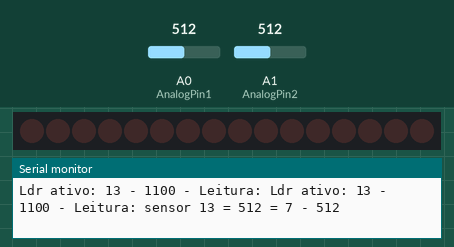
Bench run of a sketch on a simulated Arduino Uno, built with avr-gcc and run on an emulated ATmega328P. On the bench: 16 shift-register outputs drawn as a row of LEDs (first output left, lit = HIGH), the last lines printed to the serial monitor. Wiring (inferred from the names in the program): 2 × shift register (74HC595): data pin 7; shift clock pin 8; latch pin 6. Wiring (inferred from the signals the program sends): row of LEDs: on Q0, Q1, Q2, Q3, Q4, Q5, Q6, Q7, Q8, Q9, Q10, Q11, Q12, Q13, Q14, Q15. The inputs (shaded band) are chosen by the test bench; at power-on: A0 (AnalogPin1) = 512, A1 (AnalogPin2) = 512.

Above: at 1.2 s.
1.3 s: A0 (AnalogPin1) set to 538
3.6 s: A0 (AnalogPin1) set to 558
At 5.3 s:
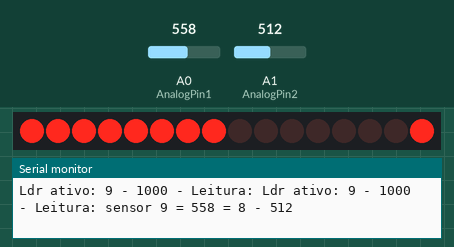
6.6 s: A1 (AnalogPin2) set to 535
9.6 s: A1 (AnalogPin2) set to 557
At 11.7 s:
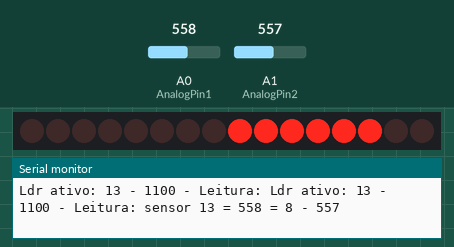
12.6 s: A1 (AnalogPin2) set to 511
At 14.7 s:
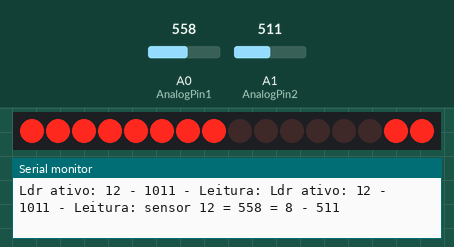
15.6 s: A0 (AnalogPin1) set to 6
At 18.4 s:
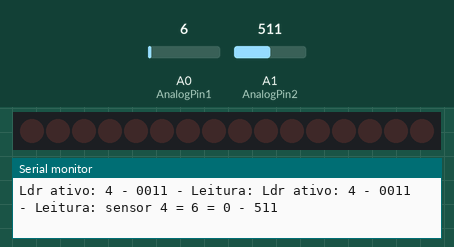
Timing chart, 0 to 19.6 s (numbered marks = the images above; inputs shaded):
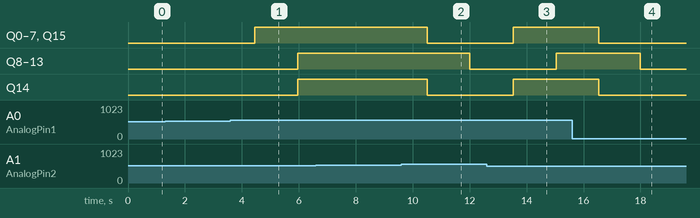

Measured:
- the behaviour switches between 545 and 546 on A0 (AnalogPin1) (found by bisection; images 0 and 1)
- the behaviour switches between 545 and 546 on A1 (AnalogPin2) (found by bisection; images 1 and 2)
- after the input at 3.6 s, Q0–7, Q15: LOW → HIGH after 0.85 s; Q8–14: LOW → HIGH after 2.4 s
- after the input at 9.6 s, Q0–7, Q14, Q15: HIGH → LOW after 0.91 s; Q8–13: HIGH → LOW after 2.4 s
- after the input at 12.6 s, Q0–7, Q14, Q15: LOW → HIGH after 0.93 s; Q8–13: LOW → HIGH after 2.4 s
- after the input at 15.6 s, Q0–7, Q14, Q15: HIGH → LOW after 0.93 s; Q8–13: HIGH → LOW after 2.4 s

The sketch:

PAINEL_05.ino
```cpp
#include <Arduino.h>

/*
Desenvolvido por Alexandre Aravecchia
aravecchia@gmail.com
www.aravecchia.weebly.com
*/

// Apoio: Laboratorio de Garagem - labdegaragem.com
// Agradecimentos a valiosa ajuda dos amigos:
// Almir, Jonatas, Jucelei, Rogerio, Marcelo, Renyer, fredsant, OraculoX, Wiechert (esqueci alguem???)
// alem da tremenda paciencia da minha esposa pra me aguentar falando nisso dia e noite :D

int LATCH = 6;
int DATA = 7;
int CLOCK = 8;
// define os pinos de latch, data e clock do 74HC595 que controlam o display da temperatura do ambiente
int s0 = 9;
int s1 = 10;
int s2 = 11;
int s3 = 12;
//define os pinos de controle do CD-4067 - checar ordem dos pinos definidos no shield
//no esquecer de verificar o jumper (se ele define entrada ou saida em A0)

int AnalogPin1 = A0; //define o pino de leitura do CD-4067
int AnalogPin2 = A1; //define o pino de leitura do botao de regulagem

// A select determina qual pino do Cd-4067 esta ativado
int select[16][4] = {
  {
    0,0,0,0                                              }
  ,
  {
    0,0,0,1                                              }
  ,
  {
    0,0,1,0                                              }
  ,
  {
    0,0,1,1                                              }
  ,
  {
    0,1,0,0                                              }
  ,
  {
    0,1,0,1                                              }
  ,
  {
    0,1,1,0                                              }
  ,
  {
    0,1,1,1                                              }
  ,
  {
    1,0,0,0                                              }
  ,
  {
    1,0,0,1                                              }
  ,
  {
    1,0,1,0                                              }
  ,
  {
    1,0,1,1                                              }
  ,
  {
    1,1,0,0                                              }
  ,
  {
    1,1,0,1                                              }
  ,
  {
    1,1,1,0                                              }
  ,
  {
    1,1,1,1                                              }
  ,
};

void setup()
{
  Serial.begin(9600);
  pinMode(LATCH, OUTPUT);
  pinMode(CLOCK, OUTPUT);
  pinMode(DATA, OUTPUT);
  // Define LATCH, DATA e CLOCK como pinos de saida

  pinMode(A0, INPUT);

  // Define os pinos de controle do 4067 como saida e coloca todos em estado LOW.
  pinMode(s0, OUTPUT);
  pinMode(s1, OUTPUT);
  pinMode(s2, OUTPUT);
  pinMode(s3, OUTPUT);

  digitalWrite(s0, LOW);
  digitalWrite(s1, LOW);
  digitalWrite(s2, LOW);
  digitalWrite(s3, LOW);
}

void loop()
{
  int t=10;
  // Tempo de delay.
  int byte1=0; //este valor 0-1 eh alocado em x, que eh jogado num unico shiftOut, acendendo somente a lampada correspondente ao sensor.
  int byte2=0;
  boolean relayState;

  for(int pino = 0; pino<16; pino++)
  {
    seletor(select[pino]);
    leitura(pino);
    Serial.print("Ldr ativo: ");
    Serial.print(pino+1);
    Serial.print(" - ");
    Serial.print(select[pino][0]);
    Serial.print(select[pino][1]);
    Serial.print(select[pino][2]);
    Serial.print(select[pino][3]);
    Serial.print(" - Leitura: ");

    //----->>>>>>leitura do sensor aqui
    int sensor = map(analogRead(AnalogPin1), 0, 1023, 0, 15);
    int regulador = map(analogRead(AnalogPin2), 0, 1023, 0, 15);
    if (pino<8)

    //AJEITE ESSES IF-ELSES USANDO && NAS CONDICOES. TA UMA MERDA!
    {
      if (sensor>regulador)
      {
        relayState=1;
        byte1=(relayState<<pino)+byte1;
      }
      else
      {
        relayState=0;
        byte1=(relayState<<pino)+byte1;
      }
    }
    else
    {
      if (sensor>regulador)
      {
        relayState=1;
        byte2=(relayState<<(pino-8))+byte2;
      }
      else
      {
        relayState=0;
        byte2=(relayState<<(pino-8))+byte2;
      }
    }
    // Escreve na serial o resultado e confere o codigo:
    Serial.print("sensor ");
    Serial.print(pino+1);
    Serial.print(" = ");
    Serial.print(analogRead(AnalogPin1));
    Serial.print(" = ");
    Serial.print(sensor);
      Serial.print(" - ");
  Serial.println(analogRead(AnalogPin2));

  }
  digitalWrite(LATCH, LOW);
  shiftOut(DATA, CLOCK, MSBFIRST, byte1);
  shiftOut(DATA, CLOCK, MSBFIRST, byte2);
  // Levanta o muro LATCH, fecha a transmissao (represam os bits)
  digitalWrite(LATCH, HIGH);
  Serial.print("Relays: ");
  Serial.print(byte1, BIN);
  Serial.print(" - ");
  Serial.println(byte2, BIN);
  byte1=0;
  byte2=0;
  delay(t);
}

void seletor( int m[] )
{
  digitalWrite(s0, m[0]);
  digitalWrite(s1, m[1]);
  digitalWrite(s2, m[2]);
  digitalWrite(s3, m[3]);
}

void leitura(int pino)
{
  Serial.print("Ldr ativo: ");
  Serial.print(pino+1);
  Serial.print(" - ");
  Serial.print(select[pino][0]);
  Serial.print(select[pino][1]);
  Serial.print(select[pino][2]);
  Serial.print(select[pino][3]);
  Serial.print(" - Leitura: ");
}
```
